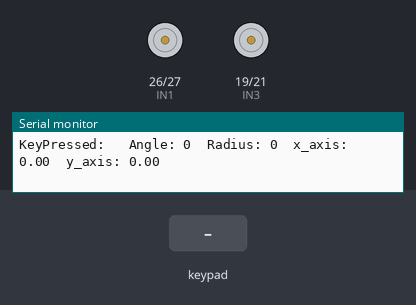
The sketch below on a simulated ESP32. Shown: motor-driver pin pairs drawn as motors (green arrow = first pin HIGH = forward, orange = second pin HIGH = backward, longer = more drive, scaled by the enable pin), the last lines printed to the serial monitor. The test bench sets the inputs (shaded band).

Above: at 1.2 s.
1.3 s: key 'U' pressed
At 1.5 s:
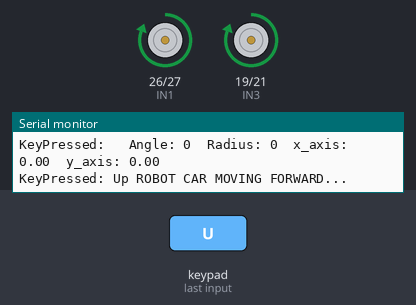
3.2 s: key 'D' pressed
At 3.4 s:
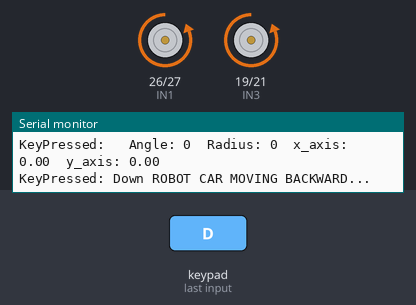
5.1 s: key 'L' pressed
At 5.3 s:
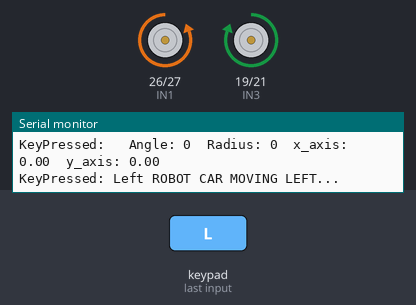
7.0 s: key 'R' pressed
At 7.2 s:
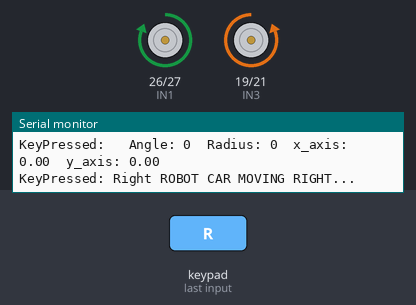
8.9 s: key 'X' pressed
10.4 s: key 'D' pressed
Timing chart, 0 to 13.3 s (numbered marks = the images above; inputs shaded):
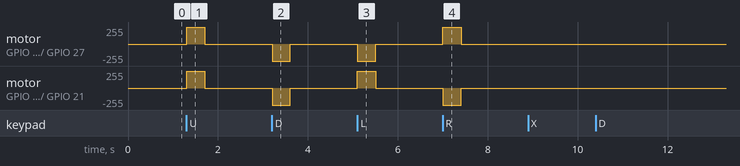

The sketch:

robotic_car.ino
```cpp
/*
   Gamepad module provides three different mode namely Digital, JoyStick and Accelerometer.

   Explore more on: https://thestempedia.com/docs/dabble/game-pad-module/
    Modified by GM.
*/
#define CUSTOM_SETTINGS
#define INCLUDE_GAMEPAD_MODULE
#include <DabbleESP32.h>

// INITIALIZING VARIABLES
int ENA = 25;     // MOTOR 1
int IN1 = 26;
int IN2 = 27;

int ENB = 5;      // MOTOR 2
int IN3 = 19;
int IN4 = 21;

void setup() {
  // put your setup code here, to run once:
  Serial.begin(115200);      // make sure your Serial Monitor is also set at this baud rate.
Serial.println(" SWITCHING ON ");
  Dabble.begin("ROBOCAR.E");       //set bluetooth name of your device

Serial.println("ROBOT CAR..\n\n");
pinMode(ENA, OUTPUT);  // MOTOR 1 AS OUTPUT
pinMode(IN1, OUTPUT);
pinMode(IN2, OUTPUT);

pinMode(ENB, OUTPUT);  // MOTOR 2 AS OUTPUT
pinMode(IN3, OUTPUT);
pinMode(IN4, OUTPUT);

Switch_ON();


}

void loop() {
  Dabble.processInput();             //this function is used to refresh data obtained from smartphone.Hence calling this function is mandatory in order to get data properly from your mobile.
  Serial.print("KeyPressed: ");
  if (GamePad.isUpPressed())
  {
    Serial.print("Up");
    Serial.println(" ROBOT CAR MOVING FORWARD...");
    Forward();
    delay(200);
    Brake();
  //done

  }

  if (GamePad.isDownPressed())
  {
    Serial.print("Down");
    Serial.println(" ROBOT CAR MOVING BACKWARD...");
    Backward();
    delay(200);
    Brake();

  }

  if (GamePad.isLeftPressed())
  {
    Serial.print("Left");
      Serial.println(" ROBOT CAR MOVING LEFT...");
      Left();
      delay(200);
      Brake();
  }

  if (GamePad.isRightPressed())
  {
    Serial.print("Right");
    Serial.println(" ROBOT CAR MOVING RIGHT...");
    Right();
    delay(200);
    Brake();
  }

  if (GamePad.isSquarePressed())
  {
    Serial.print("Square");
  }

  if (GamePad.isCirclePressed())
  {
    Serial.print("Circle");
  }

  if (GamePad.isCrossPressed())
  {
    Serial.print("Cross");

    Serial.print("ROBOT CAR TURNED OFF");
    Switch_OFF();
  }

  if (GamePad.isTrianglePressed())
  {
    Serial.print("Triangle");
  }

  if (GamePad.isStartPressed())
  {
    Serial.print("Start");
     Serial.print("ROBOT CAR TURNED ON");
    Switch_ON();

  }

  if (GamePad.isSelectPressed())
  {
    Serial.print("Select");
  }
  Serial.print('\t');

  int a = GamePad.getAngle();
  Serial.print("Angle: ");
  Serial.print(a);
  Serial.print('\t');
  int b = GamePad.getRadius();
  Serial.print("Radius: ");
  Serial.print(b);
  Serial.print('\t');
  float c = GamePad.getXaxisData();
  Serial.print("x_axis: ");
  Serial.print(c);
  Serial.print('\t');
  float d = GamePad.getYaxisData();
  Serial.print("y_axis: ");
  Serial.println(d);
  Serial.println();
}

// TURN ON MOTORS
void Switch_ON()
{
 digitalWrite(ENA, HIGH );
 digitalWrite(ENB, HIGH );
}

// TURN OFF MOTORS
void Switch_OFF()
{
 digitalWrite(ENA, LOW );
 digitalWrite(ENB, LOW );
}

// Forward
void Forward(){
  digitalWrite(IN1, HIGH); // TURNING MOTOR 1 FORWARD
  digitalWrite(IN2, LOW);

  digitalWrite(IN3, HIGH); // TURNING MOTOR 2 FORWARD
  digitalWrite(IN4, LOW);
}

// BACKWARD
void Backward(){
  digitalWrite(IN1, LOW); // TURNING MOTOR 1  BACK
  digitalWrite(IN2, HIGH);

  digitalWrite(IN3, LOW); // TURNING MOTOR 2  BACK
  digitalWrite(IN4, HIGH);
}

// RIGHT
void Right(){
  digitalWrite(IN1, HIGH ); // TURNING MOTOR 1  FORWARD
  digitalWrite(IN2, LOW);

  digitalWrite(IN3, LOW); // TURNING MOTOR 2  BACKWARD
  digitalWrite(IN4, HIGH);
}

// TURN ROBOT LEFT
void Left(){
  digitalWrite(IN1, LOW); // TURNING MOTOR 1  BACKWARD
  digitalWrite(IN2, HIGH);

  digitalWrite(IN3, HIGH); // TURNING MOTOR 2  FORWAR.D
  digitalWrite(IN4, LOW);
}

// BRAKE
void Brake(){  digitalWrite(IN1, LOW); // TURNING MOTOR 1 off
  digitalWrite(IN2, LOW);

  digitalWrite(IN3, LOW); // TURNING MOTOR 2 off
  digitalWrite(IN4, LOW);
}
```

Measured:
- after the input at 1.3 s, motor on GPIO 26 (IN1) / GPIO 27 (IN2), motor on GPIO 19 (IN3) / GPIO 21 (IN4): stopped → forward 255/255 at once, → stopped 0.40 s later
- after the input at 3.2 s, motor on GPIO 26 (IN1) / GPIO 27 (IN2), motor on GPIO 19 (IN3) / GPIO 21 (IN4): stopped → backward 255/255 at once, → stopped 0.40 s later
- after the input at 5.1 s, motor on GPIO 26 (IN1) / GPIO 27 (IN2): stopped → backward 255/255 at once, → stopped 0.40 s later; motor on GPIO 19 (IN3) / GPIO 21 (IN4): stopped → forward 255/255 at once, → stopped 0.40 s later
- after the input at 7.0 s, motor on GPIO 26 (IN1) / GPIO 27 (IN2): stopped → forward 255/255 at once, → stopped 0.40 s later; motor on GPIO 19 (IN3) / GPIO 21 (IN4): stopped → backward 255/255 at once, → stopped 0.40 s later
